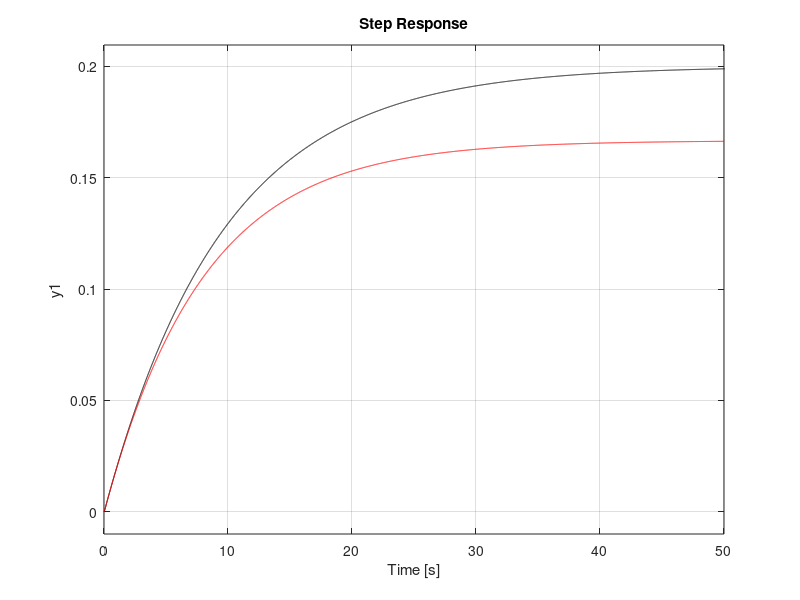
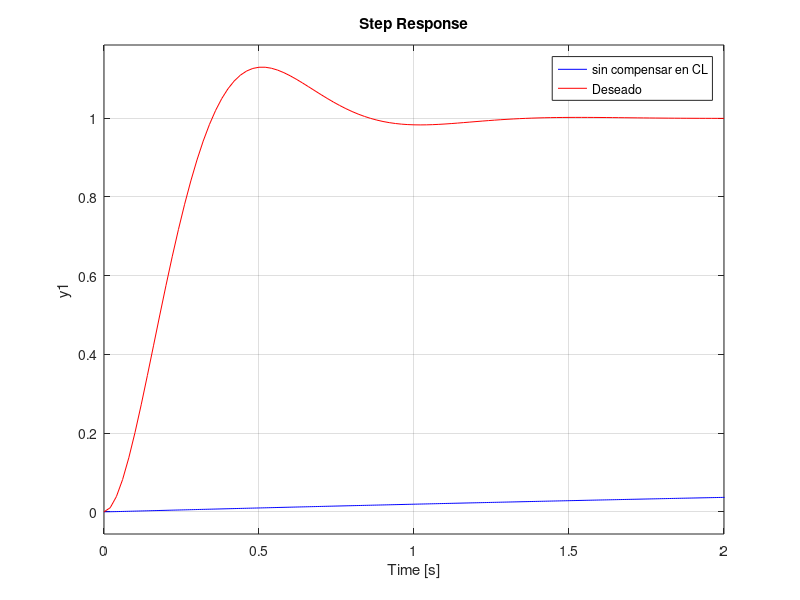
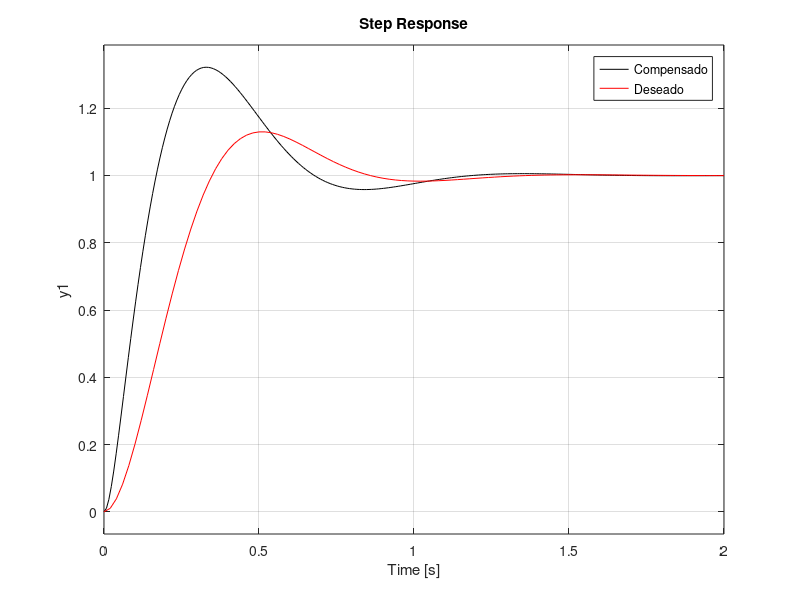
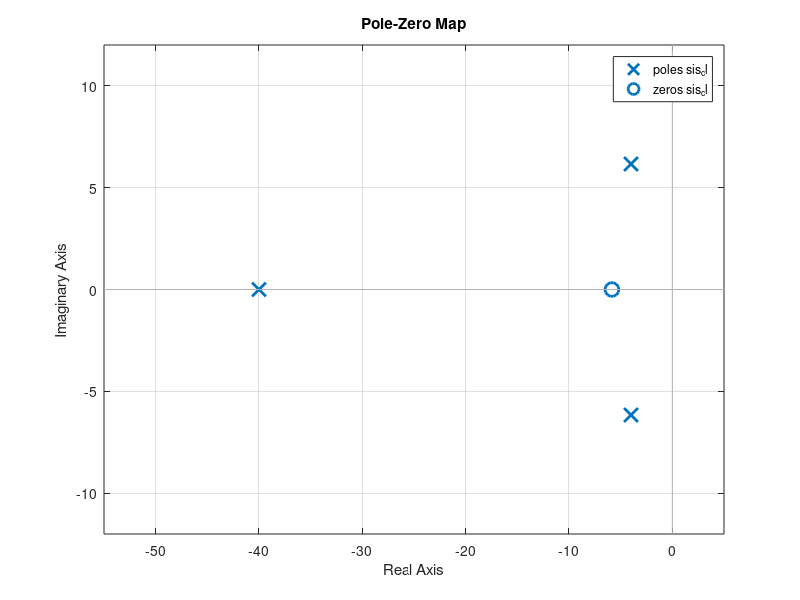

The MATLAB source for these figures, in order:
clc
close all
clear

%proceso
g=tf(1,[1 48 5]);
step(g,'k')
g_cl=feedback(g,1);
hold on
step(g_cl,'r')
%deseado
Ts=1;
so=0.13;
e=sqrt((log(so))^2/(pi^2+(log(so))^2));
wn=4/(Ts*e);
g_d=tf(wn^2,[1 2*e*wn wn^2]);
figure
step(g_cl,'b')
hold on
step(g_d,'r')
legend('sin compensar en CL','Deseado')
[P Z]=pzmap(g_d)

pol_d=[1 2*e*wn wn^2];
pol_a=conv(pol_d,[1 40]);

%------controlador----
K_p=373.9-5;
T_i=K_p/2157.5;
g_c=tf([K_p*T_i K_p],[T_i 0]);

%--------compensado----
sis_ol=g_c*g;
sis_cl=feedback(sis_ol,1);
figure
step(sis_cl,'k')
hold on
step(g_d,'r')
legend('Compensado','Deseado')
[p z]=pzmap(sis_cl)
figure
pzmap(sis_cl)


%-----------lugar geometrico---
figure
rlocus(g)
figure
rlocus(sis_ol)
